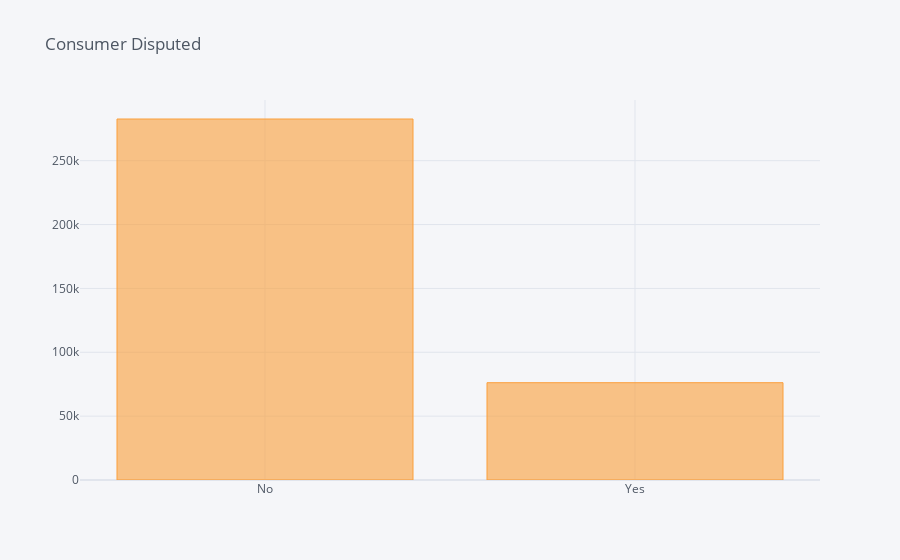

Notebook source saved alongside this figure:
### Code cell
fig = plt.figure(figsize=(8,6))
complaints1.groupby('consumer_disputed')['consumer_disputed'].count().iplot(kind='bar',title='Consumer Disputed',fontsize=2,color='#fb9f3a')
plt.show()

### Figure 1 — Plotly figure (JSON) as saved in the notebook; plotly's stock layout.template omitted (floating-point values rounded to 4 significant figures)
{"data": [{"marker": {"color": "rgba(251, 159, 58, 0.6)", "line": {"color": "rgba(251, 159, 58, 1.0)", "width": 1}}, "name": "consumer_disputed", "orientation": "v", "text": "", "type": "bar", "x": ["No", "Yes"], "y": [282638, 76172]}], "layout": {"legend": {"bgcolor": "#F5F6F9", "font": {"color": "#4D5663"}}, "paper_bgcolor": "#F5F6F9", "plot_bgcolor": "#F5F6F9", "title": {"font": {"color": "#4D5663"}, "text": "Consumer Disputed"}, "xaxis": {"gridcolor": "#E1E5ED", "showgrid": true, "tickfont": {"color": "#4D5663"}, "title": {"font": {"color": "#4D5663"}, "text": ""}, "zerolinecolor": "#E1E5ED"}, "yaxis": {"gridcolor": "#E1E5ED", "showgrid": true, "tickfont": {"color": "#4D5663"}, "title": {"font": {"color": "#4D5663"}, "text": ""}, "zerolinecolor": "#E1E5ED"}}}
